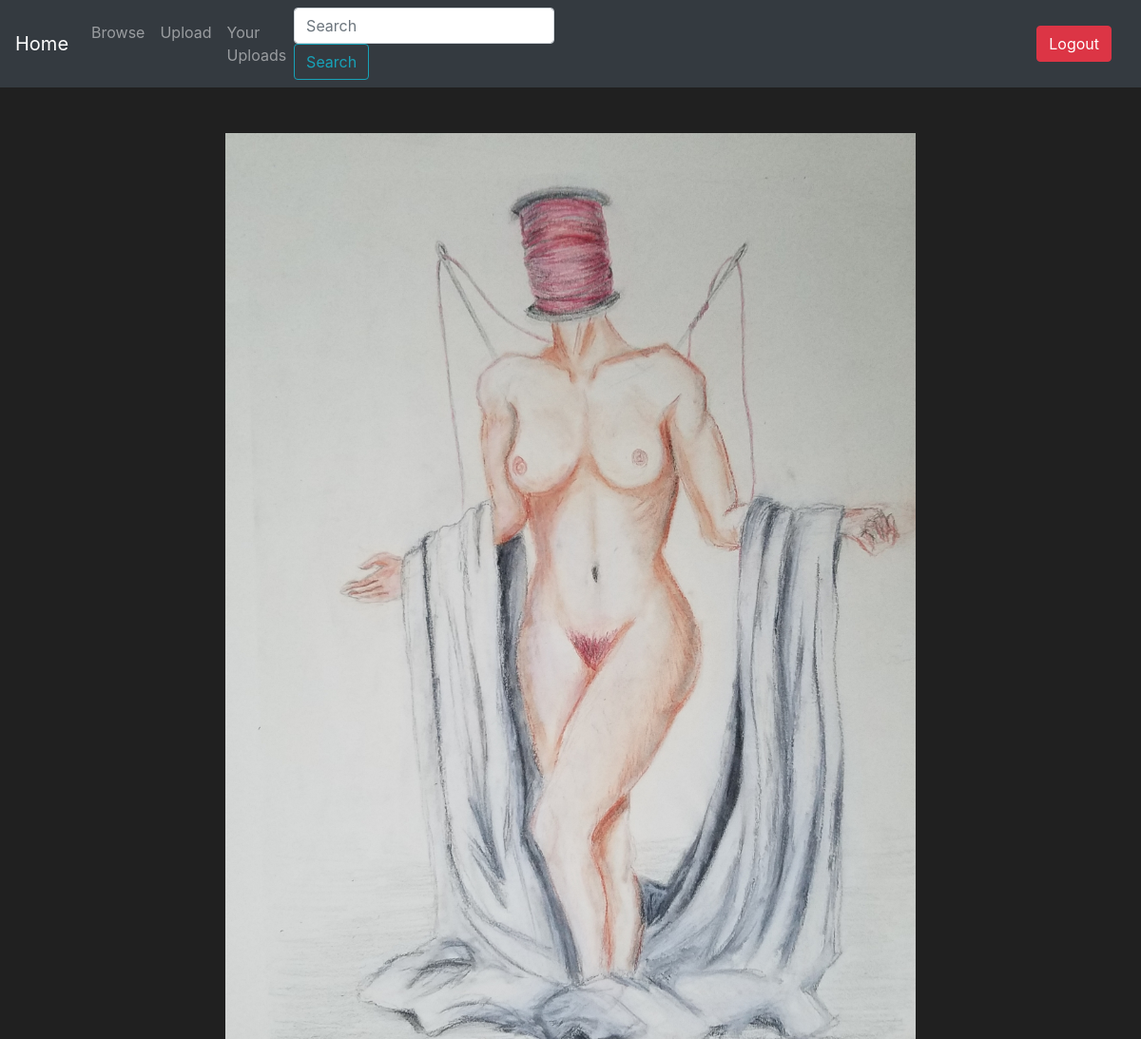
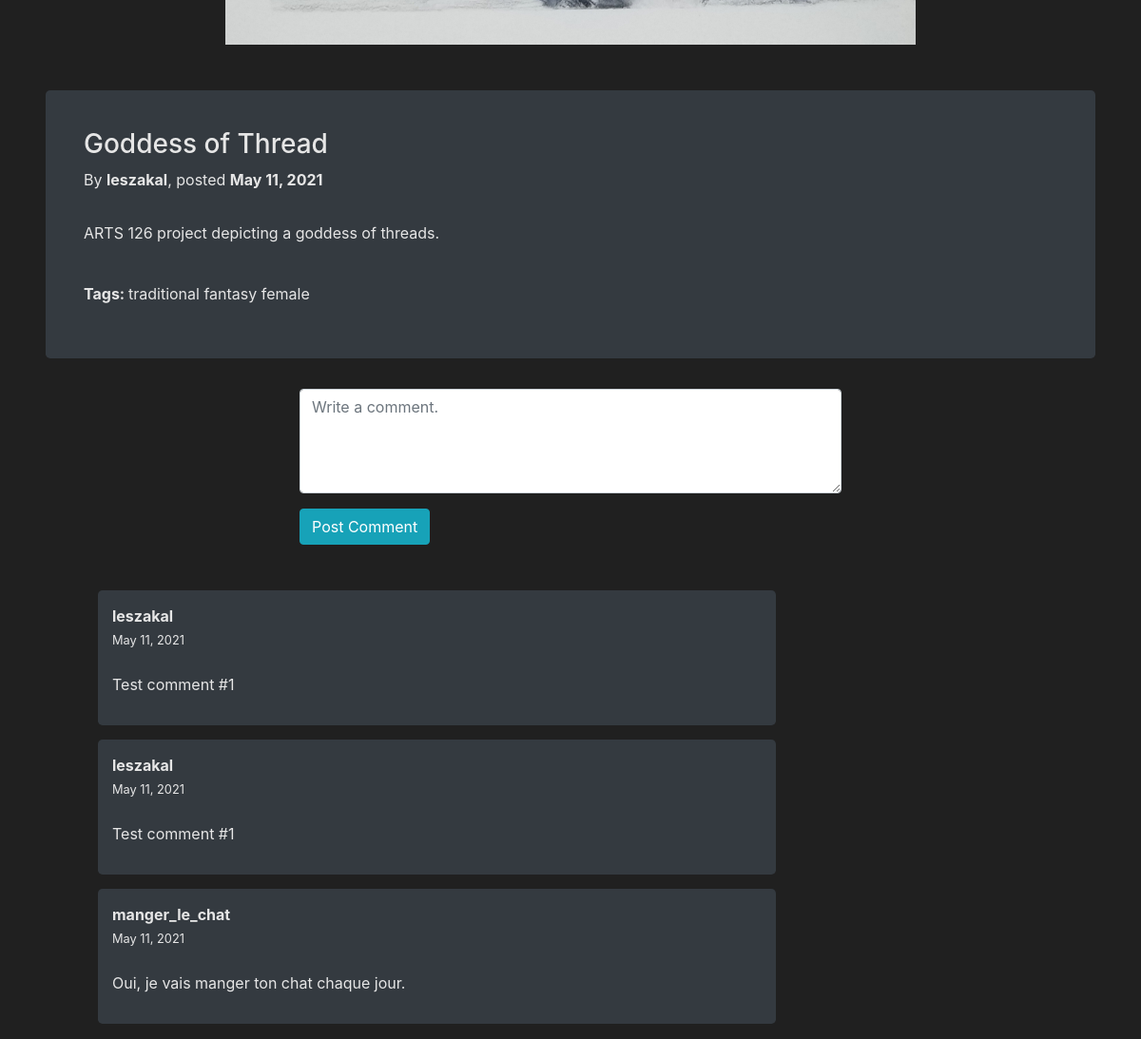
Page /posts/2/ (signed in) on the committed database (2 pictures, top to bottom).
### posts/models.py (models this page shows)
class Post(models.Model):
    user = models.ForeignKey(User, on_delete=models.CASCADE)
    image = models.ImageField(upload_to='images/')
    title = models.CharField(max_length=60)
    description = models.TextField(max_length=500)
    tags = TaggableManager()
    timestamp = models.DateField(auto_now_add=True)
    private_status = models.BooleanField(default=False)

class Comment(models.Model):
    post = models.ForeignKey(Post, on_delete=models.CASCADE)
    text = models.TextField(max_length=400)
    user = models.ForeignKey(User, on_delete=models.CASCADE)
    timestamp = models.DateField(auto_now_add=True)
    timestamp_edited = models.DateField(auto_now=True)

### posts/views.py (the view, shortened to what this page needs)
# urls.py: path('posts/<pk>/', PostDetailed.as_view(), name="post_detailed")
class PostDetailed(DetailView):
    model = Post
    def get_context_data(self, *args, **kwargs):
        context = super().get_context_data(*args, **kwargs)
        context['comment_form'] = CommentForm
        return context

### templates/posts/post_detail.html (shortened to what this page needs)
<!DOCTYPE html>
<html>
<head>
  {% include "bootstrap.html" %}
  {% load crispy_forms_tags %}
  {% load static %}
  <link rel="stylesheet" href="{% static 'CSS/style.css' %}">
</head>
<body>
  {% include "navbar.html" %}
  {% if object.private_status == True and not user.is_authenticated %}
  <div class="container">
    <div class="jumbotron mt-5 bg-dark">
      <h3>You must be logged in to view this post.</h3>
      <p>Please <a href="/login">login</a> or <a href="/signup">create an account</a> to continue.</p>
    </div>
  </div>
  {% else %}
  <div class="container mt-5">
    <img src="{{ object.image.url }}" alt="{{ object.title }}" class="center">
  </div>
  <div class="jumbotron mt-5 ml-5 mr-5 bg-dark">
    <h3>{{ object.title }}</h3>
    <p class="pb-3">By <b>{{ object.user }}</b>, posted <b>{{ object.timestamp }}</b></p>
    <p>{{ object.description }}</p>
    <p class="pt-4"><b>Tags: </b>
    {% for tag in object.tags.all %}
    {{ tag }}
    {% endfor %}
    </p>
  </div>
  {% if user.is_authenticated %}
  <div class="container col-6 pb-5">
    <form action="{% url 'post_detailed' pk=object.id %}" method="POST"> {% csrf_token %}
      {{ comment_form|crispy }}
      <input type="submit" class="btn btn-info" value="Post Comment"/>
    </form>
  </div>
  {% endif %}
  <div class="container ml-5">
    <ul>
      {% for comment in object.comment_set.all %}
      <li>
        <div class="jumbotron bg-dark col-8" id="jumbo-comment">
          <b>{{ comment.user }}</b><br>
          <small>{{ comment.timestamp }}</small><br><br>
          <p>{{ comment.text }}</p>
        </div>
      </li>
      {% endfor %}
    </ul>
  </div>
  {% endif %}
</body>
<html>

### static/CSS/style.css (style rules this page uses)
body { background-color: #202020; color: #e6e6e6; }
img { max-width: 1000px; max-height: 1000px; }
ul { list-style-type: none; }
.center { display: block; margin-left: auto; margin-right: auto; }
.jumbotron { padding: 40px; }
#jumbo-comment { padding: 15px; margin-bottom: 15px; }

### rows in the picture
Post: image (picture), title "Goddess of Thread", user "leszakal", timestamp "May 11, 2021", description "ARTS 126 project depicting a goddess of threads."
Tag: name "traditional"
Tag: name "fantasy"
Tag: name "female"
Comment: user "leszakal", timestamp "May 11, 2021", text "Test comment #1"
Comment: user "leszakal", timestamp "May 11, 2021", text "Test comment #1"
Comment: user "manger_le_chat", timestamp "May 11, 2021", text "Oui, je vais manger ton chat chaque jour."
